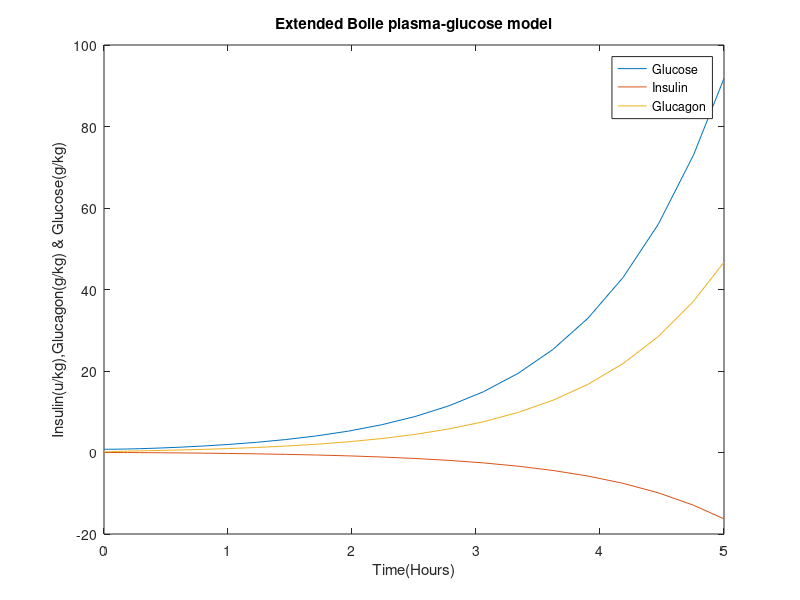

This figure's MATLAB source:
tspan = [0 5];
I0 = 0.005;
G0 = 0.8;
Gn0 =0.156;
[t,y] = ode23(@(t,y) [-2 -5 4;0.2 -0.8 -1;2 0 -3]*y+[sign(t) 0 0]', tspan, [G0 I0 Gn0]);
figure;
plot(t,y);
xlabel('Time(Hours)');
ylabel('Insulin(u/kg),Glucagon(g/kg) & Glucose(g/kg)');
title('Extended Boile plasma-glucose model');
legend('Glucose', 'Insulin','Glucagon');